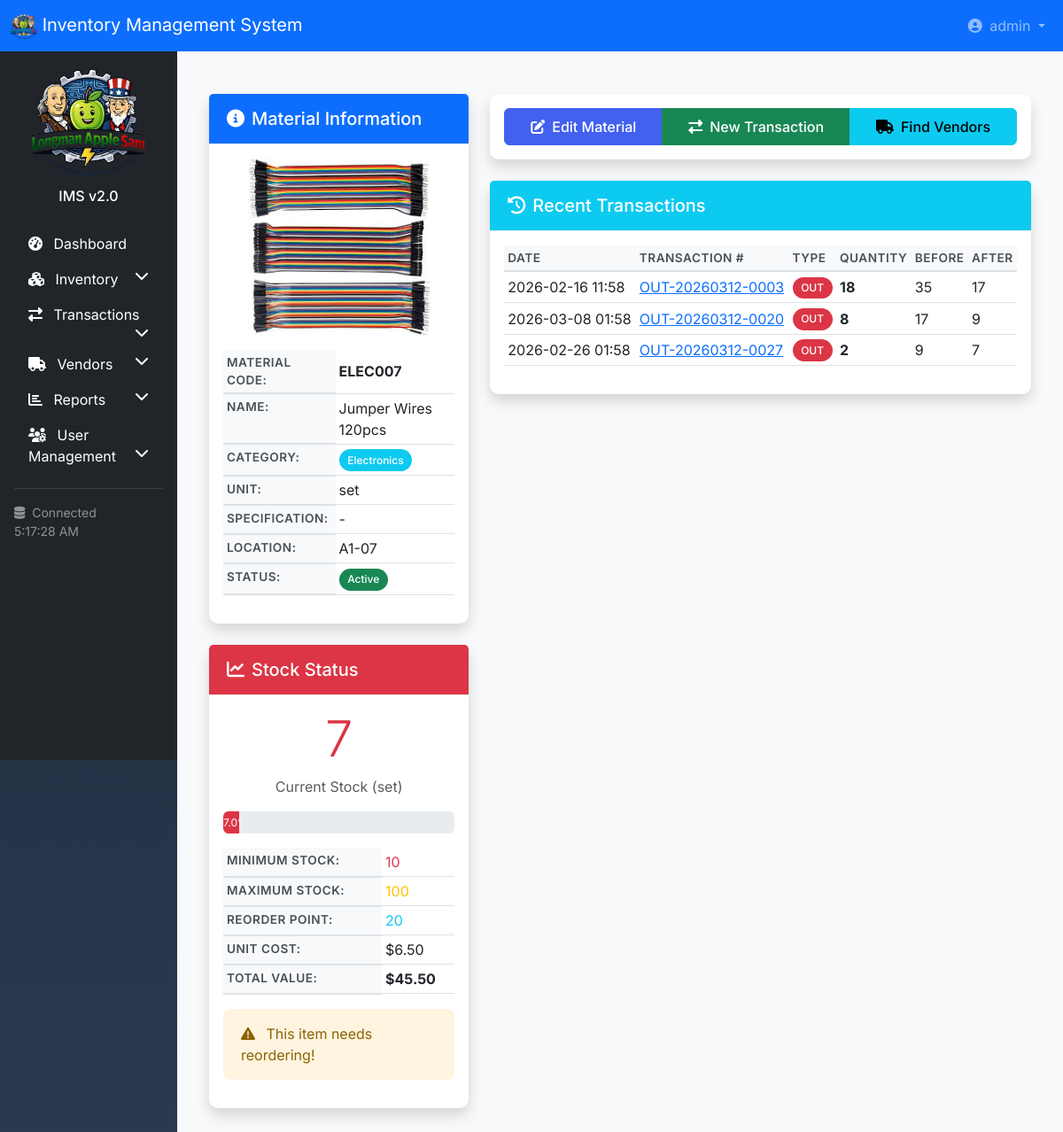
The page /inventory/material/7/ (signed in) on the database its author committed.
### inventory/models.py (models this page shows, shortened)
class Material(models.Model):
    STATUS_CHOICES = [
        ('active', 'Active'),
        ('inactive', 'Inactive'),
        ('discontinued', 'Discontinued'),
    ]
    ALERT_STATUS_CHOICES = [
        ('normal', 'Normal'),
        ('low', 'Low'),
        ('excess', 'Excess'),
    ]
    material_code = models.CharField(max_length=50, unique=True)
    name = models.CharField(max_length=200)
    category = models.ForeignKey(Category, on_delete=models.PROTECT, related_name='materials')
    description = models.TextField(blank=True)
    unit = models.CharField(max_length=20, help_text="e.g., pcs, kg, meters")
    specification = models.CharField(max_length=200, blank=True)
    current_stock = models.IntegerField(default=0, validators=[MinValueValidator(0)])
    minimum_stock = models.IntegerField(default=10)
    maximum_stock = models.IntegerField(default=1000)
    reorder_point = models.IntegerField(default=20)
    location = models.CharField(max_length=100, blank=True)
    unit_cost = models.DecimalField(max_digits=10, decimal_places=2, default=0)
    status = models.CharField(max_length=20, choices=STATUS_CHOICES, default='active')
    image = models.ImageField(upload_to='materials/', blank=True, null=True)
    created_at = models.DateTimeField(auto_now_add=True)
    updated_at = models.DateTimeField(auto_now=True)
    created_by = models.ForeignKey('auth.User', on_delete=models.SET_NULL, null=True)
    alert_status_override = models.CharField(
        max_length=20,
        choices=ALERT_STATUS_CHOICES,
        blank=True,
        null=True,
        help_text="Manually override the calculated alert status"
    )
    class Meta:
        ordering = ['material_code']
    def get_calculated_status(self):
        if self.current_stock <= self.minimum_stock:
            return 'low'
        elif self.current_stock >= self.maximum_stock:
            return 'excess'
        return 'normal'
    def get_display_status(self):
        if self.alert_status_override:
            return self.alert_status_override
        return self.get_calculated_status()
    def stock_value(self):
        return self.current_stock * self.unit_cost
    def has_override(self):
        return self.alert_status_override is not None

class Category(models.Model):
    name = models.CharField(max_length=100, unique=True)
    description = models.TextField(blank=True)
    created_at = models.DateTimeField(auto_now_add=True)
    updated_at = models.DateTimeField(auto_now=True)
    class Meta:
        verbose_name_plural = "Categories"
        ordering = ['name']

### transactions/models.py (models this page shows, shortened)
class TransactionItem(models.Model):
    transaction = models.ForeignKey(Transaction, on_delete=models.CASCADE, related_name='items')
    material = models.ForeignKey('inventory.Material', on_delete=models.PROTECT)
    quantity = models.IntegerField(validators=[MinValueValidator(1)])
    unit_price = models.DecimalField(max_digits=10, decimal_places=2, default=0)
    line_total = models.DecimalField(max_digits=12, decimal_places=2, default=0)
    stock_before = models.IntegerField(default=0)
    stock_after = models.IntegerField(default=0)
    class Meta:
        ordering = ['id']

class Transaction(models.Model):
    TRANSACTION_TYPES = [
        ('inbound', 'Inbound'),
        ('outbound', 'Outbound'),
        ('return', 'Return'),
        ('adjustment', 'Adjustment'),
        ('transfer', 'Transfer'),
    ]
    transaction_number = models.CharField(max_length=50, unique=True)
    transaction_type = models.CharField(max_length=20, choices=TRANSACTION_TYPES)
    reference_number = models.CharField(max_length=50, blank=True, help_text="PO number, SO number, etc.")
    transaction_date = models.DateTimeField(default=timezone.now)
    notes = models.TextField(blank=True)
    created_by = models.ForeignKey('auth.User', on_delete=models.SET_NULL, null=True)
    created_at = models.DateTimeField(auto_now_add=True)
    updated_at = models.DateTimeField(auto_now=True)
    class Meta:
        ordering = ['-transaction_date']

### inventory/views.py (the view)
# urls.py: path('material/<int:pk>/', views.material_detail, name='material_detail'),
@login_required
def material_detail(request, pk):
    material = get_object_or_404(Material.objects.select_related('category'), pk=pk)
    transactions = material.transactionitem_set.select_related('transaction').all()[:20]
    alerts = material.alerts.all()[:5]
    if material.maximum_stock > 0:
        stock_percentage = (material.current_stock / material.maximum_stock) * 100
    else:
        stock_percentage = 0
    context = {
        'material': material,
        'transactions': transactions,
        'alerts': alerts,
        'stock_percentage': stock_percentage,
    }
    return render(request, 'inventory/material_detail.html', context)

### inventory/templates/inventory/material_detail.html (shortened to what this page needs)
{% extends 'base.html' %}
{% load static %}
{% block content %}
<div class="container-fluid py-4">
    <div class="row">
        <div class="col-lg-4">
            <div class="card shadow mb-4">
                <div class="card-header bg-primary text-white">
                    <h5 class="mb-0"><i class="fas fa-info-circle me-2"></i>Material Information</h5>
                </div>
                <div class="card-body">
                    {% if material.image %}
                    <div class="text-center mb-3">
                        <img src="{{ material.image.url }}" alt="{{ material.name }}" class="img-fluid rounded" style="max-height: 200px;">
                    </div>
                    {% endif %}
                    <table class="table table-sm">
                        <tr>
                            <th>Material Code:</th>
                            <td><strong>{{ material.material_code }}</strong></td>
                        </tr>
                        <tr>
                            <th>Name:</th>
                            <td>{{ material.name }}</td>
                        </tr>
                        <tr>
                            <th>Category:</th>
                            <td><span class="badge bg-info">{{ material.category.name }}</span></td>
                        </tr>
                        <tr>
                            <th>Unit:</th>
                            <td>{{ material.unit }}</td>
                        </tr>
                        <tr>
                            <th>Specification:</th>
                            <td>{{ material.specification|default:"-" }}</td>
                        </tr>
                        <tr>
                            <th>Location:</th>
                            <td>{{ material.location|default:"-" }}</td>
                        </tr>
                        <tr>
                            <th>Status:</th>
                            <td>
                                {% if material.status == 'active' %}
                                    <span class="badge bg-success">Active</span>
                                {% elif material.status == 'inactive' %}
                                    <span class="badge bg-secondary">Inactive</span>
                                {% else %}
                                    <span class="badge bg-danger">Discontinued</span>
                                {% endif %}
                            </td>
                        </tr>
                    </table>
                </div>
            </div>
            <div class="card shadow mb-4">
                <div class="card-header d-flex justify-content-between align-items-center
                    {% if material.get_display_status == 'low' %}bg-danger
                    {% elif material.get_display_status == 'excess' %}bg-warning
                    {% else %}bg-success{% endif %} text-white">
                    <h5 class="mb-0"><i class="fas fa-chart-line me-2"></i>Stock Status</h5>
                </div>
                <div class="card-body">
                    <div class="text-center mb-3">
                        <h2 class="display-4
                            {% if material.current_stock <= material.minimum_stock %}text-danger
                            {% elif material.current_stock >= material.maximum_stock %}text-warning
                            {% else %}text-success{% endif %}">
                            {{ material.current_stock }}
                        </h2>
                        <p class="text-muted">Current Stock ({{ material.unit }})</p>
                    </div>
                    <div class="progress mb-3" style="height: 25px;">
                        <div class="progress-bar
                            {% if material.current_stock <= material.minimum_stock %}bg-danger
                            {% elif material.current_stock >= material.maximum_stock %}bg-warning
                            {% else %}bg-success{% endif %}"
                            role="progressbar"
                            style="width: {{ stock_percentage }}%">
                            {{ stock_percentage|floatformat:1 }}%
                        </div>
                    </div>
                    <table class="table table-sm">
                        <tr>
                            <th>Minimum Stock:</th>
                            <td class="text-danger">{{ material.minimum_stock }}</td>
                        </tr>
                        <tr>
                            <th>Maximum Stock:</th>
                            <td class="text-warning">{{ material.maximum_stock }}</td>
                        </tr>
                        <tr>
                            <th>Reorder Point:</th>
                            <td class="text-info">{{ material.reorder_point }}</td>
                        </tr>
                        <tr>
                            <th>Unit Cost:</th>
                            <td>${{ material.unit_cost|floatformat:2 }}</td>
                        </tr>
                        <tr>
                            <th>Total Value:</th>
                            <td><strong>${{ material.stock_value|floatformat:2 }}</strong></td>
                        </tr>
                    </table>
                    {% if material.current_stock <= material.reorder_point %}
                    <div class="alert alert-warning mt-3">
                        <i class="fas fa-exclamation-triangle me-2"></i>
                        This item needs reordering!
                    </div>
                    {% endif %}
                </div>
            </div>
        </div>
        <div class="col-lg-8">
            <div class="card shadow mb-4">
                <div class="card-body">
                    <div class="btn-group w-100">
                        <a href="{% url 'inventory:material_update' material.id %}" class="btn btn-primary">
                            <i class="fas fa-edit me-2"></i>Edit Material
                        </a>
                        <a href="{% url 'transactions:transaction_create' %}?material={{ material.id }}" class="btn btn-success">
                            <i class="fas fa-exchange-alt me-2"></i>New Transaction
                        </a>
                        <a href="{% url 'vendors:vendor_list' %}?material={{ material.id }}" class="btn btn-info">
                            <i class="fas fa-truck me-2"></i>Find Vendors
                        </a>
                    </div>
                </div>
            </div>
            <div class="card shadow mb-4">
                <div class="card-header bg-info text-white">
                    <h5 class="mb-0"><i class="fas fa-history me-2"></i>Recent Transactions</h5>
                </div>
                <div class="card-body">
                    <div class="table-responsive">
                        <table class="table table-sm">
                            <thead>
                                <tr>
                                    <th>Date</th>
                                    <th>Transaction #</th>
                                    <th>Type</th>
                                    <th>Quantity</th>
                                    <th>Before</th>
                                    <th>After</th>
                                </tr>
                            </thead>
                            <tbody>
                                {% for item in transactions %}
                                <tr>
                                    <td>{{ item.transaction.transaction_date|date:"Y-m-d H:i" }}</td>
                                    <td>
                                        <a href="{% url 'transactions:transaction_detail' item.transaction.id %}">
                                            {{ item.transaction.transaction_number }}
                                        </a>
                                    </td>
                                    <td>
                                        {% if item.transaction.transaction_type == 'inbound' %}
                                            <span class="badge bg-success">IN</span>
                                        {% else %}
                                            <span class="badge bg-danger">OUT</span>
                                        {% endif %}
                                    </td>
                                    <td class="fw-bold">{{ item.quantity }}</td>
                                    <td>{{ item.stock_before }}</td>
                                    <td>{{ item.stock_after }}</td>
                                </tr>
                                {% empty %}
                                <tr>
                                    <td colspan="6" class="text-center py-3">
                                        <p class="text-muted">No transactions found</p>
                                    </td>
                                </tr>
                                {% endfor %}
                            </tbody>
                        </table>
                    </div>
                </div>
            </div>
        </div>
    </div>
</div>
{% endblock %}

### templates/navbar.html (shortened to what this page needs)
<nav class="navbar navbar-expand-lg navbar-dark bg-primary">
    <div class="container-fluid">
        <a class="navbar-brand" href="{% url 'accounts:dashboard' %}">
            {% load static %}
            <img src="{% static 'img/company_logo.png' %}" class="opacity-20" alt="My logo" width="30" height="30">
            <span class="d-none d-sm-inline">Inventory Management System</span>
        </a>
        <div class="collapse navbar-collapse" id="navbarMain">
            <ul class="navbar-nav ms-auto">
                <li class="nav-item dropdown">
                    <a class="nav-link dropdown-toggle" href="#" id="userDropdown" role="button" data-bs-toggle="dropdown">
                        <i class="fas fa-user-circle me-1"></i>
                        <span class="d-none d-lg-inline">{{ user.get_full_name|default:user.username }}</span>
                    </a>
                </li>
            </ul>
        </div>
    </div>
</nav>

### rows shown on the page
Material: image (picture), material_code "ELEC007", name "Jumper Wires 120pcs", category.name "Electronics", unit "set", specification "-", location "A1-07", current_stock "7", minimum_stock "10", maximum_stock "100", reorder_point "20", unit_cost "6.50", stock_value "45.50"
TransactionItem: transaction.transaction_date "2026-02-16 11:58", transaction.transaction_number "OUT-20260312-0003", quantity "18", stock_before "35", stock_after "17"
TransactionItem: transaction.transaction_date "2026-03-08 01:58", transaction.transaction_number "OUT-20260312-0020", quantity "8", stock_before "17", stock_after "9"
TransactionItem: transaction.transaction_date "2026-02-26 01:58", transaction.transaction_number "OUT-20260312-0027", quantity "2", stock_before "9", stock_after "7"

### other values the page prints
{{ user.get_full_name|default:user.username }} "admin"
{{ stock_percentage|floatformat:1 }} "7.0"
